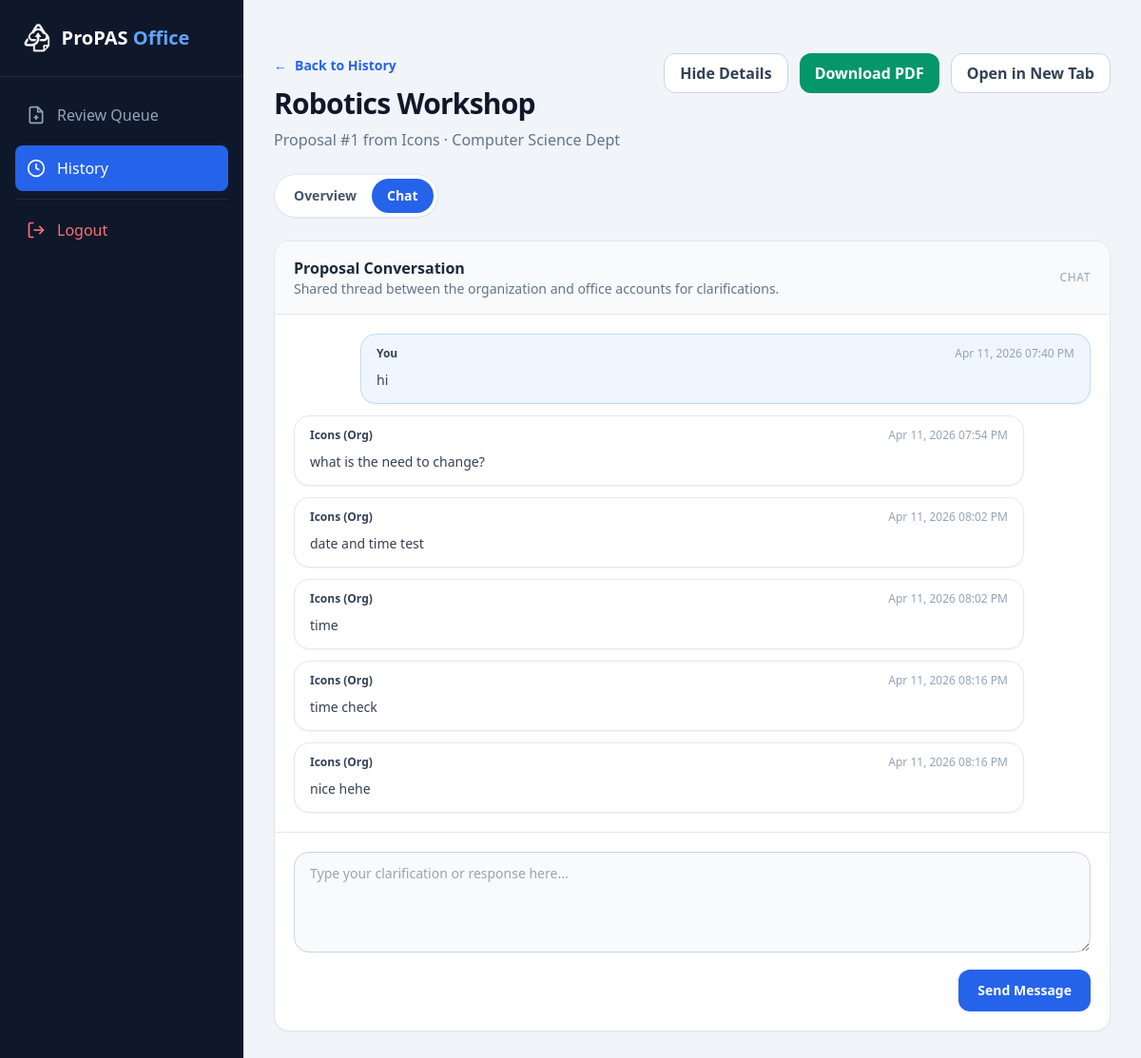
/proposal-details/1?tab=chat (signed in), run on the app's committed database.
### models.py (models this page shows)
class Proposal(db.Model):
    __tablename__ = 'proposals'
    id = db.Column(db.Integer, primary_key=True)
    title = db.Column(db.String(200), nullable=False)
    status = db.Column(db.String(20), default='PENDING')
    version_number = db.Column(db.Integer, default=1)
    file_path = db.Column(db.String(300))
    proposal_data = db.Column(db.JSON)
    current_step_id = db.Column(db.Integer, db.ForeignKey('approval_steps.id'))
    creator_id = db.Column(db.Integer, db.ForeignKey('accounts.id'))
    created_at = db.Column(db.DateTime, default=datetime.utcnow)

class User(UserMixin, db.Model):
    __tablename__ = 'accounts'
    id = db.Column(db.Integer, primary_key=True)
    username = db.Column(db.String(80), unique=True, nullable=False)
    password_hash = db.Column(db.String(256))
    account_type = db.Column(db.String(20))  # 'Org', 'Office', or 'Admin'
    profile_data = db.Column(MutableDict.as_mutable(db.JSON), default=dict)
    proposals = db.relationship('Proposal', backref='creator', lazy=True)
    notifications = db.relationship('Notification', backref='recipient', lazy=True)

class ProposalMessage(db.Model):
    __tablename__ = 'proposal_messages'
    id = db.Column(db.Integer, primary_key=True)
    proposal_id = db.Column(db.Integer, db.ForeignKey('proposals.id'), nullable=False)
    sender_id = db.Column(db.Integer, db.ForeignKey('accounts.id'), nullable=False)
    sender_role = db.Column(db.String(20), nullable=False)
    body = db.Column(db.Text, nullable=False)
    created_at = db.Column(db.DateTime, default=datetime.utcnow, nullable=False)
    proposal = db.relationship('Proposal', backref=db.backref('messages', lazy=True))
    sender = db.relationship('User')

### routes/office.py (the view)
@office_bp.route('/proposal-details/<int:proposal_id>')
@login_required
def proposal_details(proposal_id):
    if current_user.account_type != 'Office':
        abort(403)
    proposal = db.session.get(Proposal, proposal_id)
    if not proposal:
        abort(404)
    current_step_name = None
    if proposal.current_step_id:
        current_step = db.session.get(ApprovalStep, proposal.current_step_id)
        current_step_name = current_step.name if current_step else None
    messages = _conversation_messages(proposal.id)
    active_tab = request.args.get('tab', 'overview')
    if active_tab not in {'overview', 'chat'}:
        active_tab = 'overview'
    return render_template(
        'office_proposal_detail.html',
        proposal=proposal,
        department_name=ORG_DEPARTMENTS.get(proposal.creator.username.lower(), proposal.creator.username),
        current_step_name=current_step_name,
        messages=messages,
        active_tab=active_tab
    )

### app.py (called while the page is built)
@login_manager.user_loader
def load_user(user_id):
    from models import User
    return db.session.get(User, int(user_id))

@app.template_filter('datetime_ph')
def datetime_ph(value, fmt='%b %d, %Y %I:%M %p'):
    if value is None:
        return 'N/A'
    if value.tzinfo is None:
        value = value.replace(tzinfo=timezone.utc)
    return value.astimezone(ZoneInfo(app.config['DISPLAY_TIMEZONE'])).strftime(fmt)

### routes/office.py (called while the page is built)
def _conversation_messages(proposal_id):
    return ProposalMessage.query.filter_by(proposal_id=proposal_id).order_by(ProposalMessage.created_at.asc()).all()

### templates/office_proposal_detail.html (shortened to what this page needs)
<!DOCTYPE html>
<html lang="en">
<head>
    <script src="https://cdn.tailwindcss.com"></script>
</head>
<body class="bg-slate-100 text-slate-900">
    <div class="min-h-screen flex">
        <aside class="w-64 bg-slate-900 text-white hidden md:flex flex-col sticky top-0 h-screen">
            <div class="p-6 text-xl font-bold border-b border-slate-800 flex items-center gap-3">
                <img src="{{ url_for('static', filename='images/Icon.png') }}" class="h-8 w-auto" alt="Logo">
                <span>ProPAS <span class="text-blue-400">Office</span></span>
            </div>
            <nav class="flex-1 p-4 space-y-2">
                <a href="{{ url_for('office.review') }}" class="flex items-center gap-3 p-3 text-slate-400 hover:bg-slate-800 rounded-lg transition">
                    <svg viewBox="0 0 24 24" fill="none" stroke="currentColor" stroke-width="2" class="h-5 w-5"><path d="M14 2H6a2 2 0 0 0-2 2v16a2 2 0 0 0 2 2h12a2 2 0 0 0 2-2V8z"/><polyline points="14 2 14 8 20 8"/><line x1="12" y1="18" x2="12" y2="12"/><line x1="9" y1="15" x2="15" y2="15"/></svg>
                    <span>Review Queue</span>
                </a>
                <a href="{{ url_for('office.master_history') }}" class="flex items-center gap-3 p-3 bg-blue-600 rounded-lg transition">
                    <svg viewBox="0 0 24 24" fill="none" stroke="currentColor" stroke-width="2" class="h-5 w-5"><circle cx="12" cy="12" r="10"/><polyline points="12 6 12 12 16 14"/></svg>
                    <span>History</span>
                </a>
                <hr class="border-slate-800 my-4">
                <a href="{{ url_for('auth.logout') }}" class="flex items-center gap-3 p-3 text-red-400 hover:bg-red-900/20 rounded-lg transition">
                    <svg viewBox="0 0 24 24" fill="none" stroke="currentColor" stroke-width="2" class="h-5 w-5"><path d="M9 21H5a2 2 0 0 1-2-2V5a2 2 0 0 1 2-2h4"/><polyline points="16 17 21 12 16 7"/><line x1="21" y1="12" x2="9" y2="12"/></svg>
                    <span>Logout</span>
                </a>
            </nav>
        </aside>
        <main class="flex-1 p-4 sm:p-6 md:p-8">
            <div class="max-w-7xl mx-auto space-y-6">
                <div class="flex flex-col lg:flex-row lg:items-start lg:justify-between gap-4">
                    <div>
                        <a href="{{ url_for('office.master_history') }}" class="inline-flex items-center text-sm text-blue-600 hover:text-blue-700 font-semibold mb-3">
                            <span class="mr-2">←</span> Back to History
                        </a>
                        <h1 class="text-3xl font-bold tracking-tight">{{ proposal.title }}</h1>
                        <p class="text-slate-500 mt-2">Proposal #{{ proposal.id }} from {{ proposal.creator.username }} · {{ department_name }}</p>
                    </div>
                    <div class="flex flex-col sm:flex-row sm:flex-wrap gap-3 w-full lg:w-auto">
                        <a href="{{ url_for('office.master_history') }}" class="inline-flex items-center justify-center px-4 py-2 rounded-xl border border-slate-300 bg-white text-slate-700 font-semibold hover:border-slate-400 hover:text-slate-900 transition w-full sm:w-auto">
                            Hide Details
                        </a>
                        <a href="{{ url_for('static', filename='uploads/' + proposal.file_path) }}" download class="inline-flex items-center justify-center px-4 py-2 rounded-xl bg-emerald-600 text-white font-semibold hover:bg-emerald-700 transition w-full sm:w-auto">
                            Download PDF
                        </a>
                        <a href="{{ url_for('static', filename='uploads/' + proposal.file_path) }}" target="_blank" rel="noopener noreferrer" class="inline-flex items-center justify-center px-4 py-2 rounded-xl border border-slate-300 bg-white text-slate-700 font-semibold hover:border-blue-500 hover:text-blue-600 transition w-full sm:w-auto">
                            Open in New Tab
                        </a>
                    </div>
                </div>
                <div class="inline-flex rounded-full border border-slate-200 bg-white p-1 shadow-sm">
                    <a href="{{ url_for('office.proposal_details', proposal_id=proposal.id, tab='overview') }}" class="rounded-full px-4 py-2 text-sm font-semibold {% if active_tab != 'chat' %}bg-blue-600 text-white{% else %}text-slate-600 hover:text-slate-800{% endif %}">
                        Overview
                    </a>
                    <a href="{{ url_for('office.proposal_details', proposal_id=proposal.id, tab='chat') }}" class="rounded-full px-4 py-2 text-sm font-semibold {% if active_tab == 'chat' %}bg-blue-600 text-white{% else %}text-slate-600 hover:text-slate-800{% endif %}">
                        Chat
                    </a>
                </div>
                {% if active_tab != 'chat' %}
                <div class="grid grid-cols-1 xl:grid-cols-4 gap-6">
                    <section class="xl:col-span-3 bg-white rounded-2xl border border-slate-200 shadow-sm overflow-hidden">
                        <div class="flex items-center justify-between px-5 py-4 border-b border-slate-200 bg-slate-50">
                            <div>
                                <h2 class="font-semibold text-slate-800">Optimized PDF Viewer</h2>
                                <p class="text-sm text-slate-500">Embedded viewer with fit-to-width defaults for easier reading.</p>
                            </div>
                            <span class="text-xs uppercase tracking-wider text-slate-400">PDF Preview</span>
                        </div>
                        <div class="h-[62vh] min-h-[420px] sm:h-[70vh] sm:min-h-[560px] bg-slate-200">
                            <iframe
                                src="{{ url_for('static', filename='uploads/' + proposal.file_path) }}#toolbar=1&navpanes=0&scrollbar=1&view=FitH"
                                class="w-full h-full border-0"
                                title="Proposal PDF Viewer">
                            </iframe>
                        </div>
                    </section>
                    <aside class="space-y-5">
                        <div class="bg-white rounded-2xl border border-slate-200 shadow-sm p-5">
                            <h2 class="text-lg font-semibold text-slate-800 mb-4">Proposal Summary</h2>
                            <dl class="space-y-4 text-sm">
                                <div>
                                    <dt class="text-slate-400 uppercase tracking-wider text-xs">Organization</dt>
                                    <dd class="mt-1 font-medium text-slate-700">{{ proposal.creator.username }}</dd>
                                </div>
                                <div>
                                    <dt class="text-slate-400 uppercase tracking-wider text-xs">Department</dt>
                                    <dd class="mt-1 font-medium text-slate-700">{{ department_name }}</dd>
                                </div>
                                <div>
                                    <dt class="text-slate-400 uppercase tracking-wider text-xs">Submitted</dt>
                                    <dd class="mt-1 font-medium text-slate-700">{{ proposal.created_at|datetime_ph }}</dd>
                                </div>
                                <div>
                                    <dt class="text-slate-400 uppercase tracking-wider text-xs">Status</dt>
                                    <dd class="mt-1 font-medium text-slate-700">{{ proposal.status }}</dd>
                                </div>
                                <div>
                                    <dt class="text-slate-400 uppercase tracking-wider text-xs">Current Office</dt>
                                    <dd class="mt-1 font-medium text-slate-700">{{ current_step_name or 'Completed / Returned' }}</dd>
                                </div>
                                <div>
                                    <dt class="text-slate-400 uppercase tracking-wider text-xs">Sponsor</dt>
                                    <dd class="mt-1 font-medium text-slate-700">{{ proposal.proposal_data.get('sponsor', 'N/A') if proposal.proposal_data else 'N/A' }}</dd>
                                </div>
                            </dl>
                        </div>
                        <div class="bg-blue-50 rounded-2xl border border-blue-100 p-5">
                            <h3 class="text-sm font-bold uppercase tracking-wider text-blue-700 mb-2">Viewer Tips</h3>
                            <ul class="text-sm text-blue-900 space-y-2">
                                <li>Use the built-in zoom controls in the PDF toolbar for clearer text.</li>
                                <li>`Download PDF` saves the original file directly to your device.</li>
                                <li>`Open in New Tab` is useful if you want the browser's full PDF tools.</li>
                            </ul>
                        </div>
                    </aside>
                </div>
                {% else %}
                <section class="rounded-2xl border border-slate-200 bg-white shadow-sm overflow-hidden">
                    <div class="flex items-center justify-between gap-4 border-b border-slate-200 bg-slate-50 px-5 py-4">
                        <div>
                            <h2 class="font-semibold text-slate-800">Proposal Conversation</h2>
                            <p class="text-sm text-slate-500">Shared thread between the organization and office accounts for clarifications.</p>
                        </div>
                        <span class="text-xs uppercase tracking-wider text-slate-400">Chat</span>
                    </div>
                    <div class="space-y-3 px-5 py-5">
                        {% for message in messages %}
                        <article class="{% if message.sender_id == current_user.id %}ml-auto bg-blue-50 border-blue-200{% else %}mr-auto bg-white border-slate-200{% endif %} max-w-3xl rounded-2xl border px-4 py-3 shadow-sm">
                            <div class="mb-2 flex flex-wrap items-center justify-between gap-3 text-xs text-slate-400">
                                <span class="font-semibold text-slate-700">
                                    {% if message.sender_id == current_user.id %}
                                    You
                                    {% else %}
                                    {{ message.sender.username }} ({{ message.sender.account_type }})
                                    {% endif %}
                                </span>
                                <span>{{ message.created_at|datetime_ph }}</span>
                            </div>
                            <p class="whitespace-pre-wrap text-sm leading-6 text-slate-700">{{ message.body }}</p>
                        </article>
                        {% else %}
                        <p class="rounded-2xl border border-dashed border-slate-300 bg-slate-50 px-4 py-5 text-sm text-slate-500">No messages yet. Start the thread if you need to ask the organization for clarification.</p>
                        {% endfor %}
                    </div>
                    <form method="POST" action="{{ url_for('office.send_message', proposal_id=proposal.id) }}" class="border-t border-slate-200 px-5 py-5">
                        <textarea name="message" rows="4" required class="w-full rounded-2xl border border-slate-300 bg-slate-50 px-4 py-3 text-sm text-slate-700 outline-none transition focus:border-blue-500 focus:ring-2 focus:ring-blue-200" placeholder="Type your clarification or response here..."></textarea>
                        <div class="mt-3 flex justify-end">
                            <button type="submit" class="inline-flex items-center justify-center rounded-xl bg-blue-600 px-5 py-3 text-sm font-semibold text-white transition hover:bg-blue-700">
                                Send Message
                            </button>
                        </div>
                    </form>
                </section>
                {% endif %}
            </div>
        </main>
    </div>
</body>
</html>

### data on the page
Proposal: title "Robotics Workshop", id "1"
User: creator.username "Icons"
ProposalMessage: shows "You", created_at "Apr 11, 2026 07:40 PM", body "hi"
ProposalMessage: sender.username "Icons", sender.account_type "Org", created_at "Apr 11, 2026 07:54 PM", body "what is the need to change?"
ProposalMessage: sender.username "Icons", sender.account_type "Org", created_at "Apr 11, 2026 08:02 PM", body "date and time test"
ProposalMessage: sender.username "Icons", sender.account_type "Org", created_at "Apr 11, 2026 08:02 PM", body "time"
ProposalMessage: sender.username "Icons", sender.account_type "Org", created_at "Apr 11, 2026 08:16 PM", body "time check"
ProposalMessage: sender.username "Icons", sender.account_type "Org", created_at "Apr 11, 2026 08:16 PM", body "nice hehe"

### other printed values
{{ department_name }} "Computer Science Dept"
